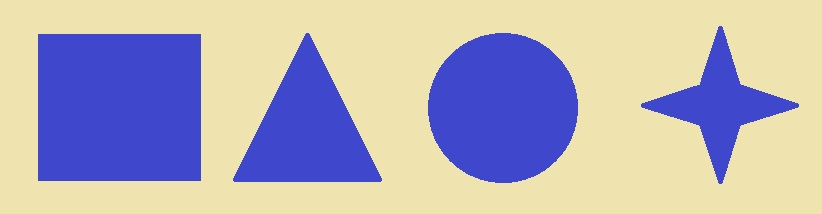
#> input picture soft/p1_primeri/primer1/primer1_train.jpg, 822 x 214 px
$ jupyter execute --allow-errors P1_primer1.ipynb   (shell and % lines are left out)   (Python 2 division)   (older library calls are emulated)
#> lines starting #> are read from the running program, lines starting #| are printed output that depends on the picture; after the words box and inside, x2 and y2 are one past the last pixel; in counts of white or black regions, pixels touching at a corner belong together
### Primer 1 - prepoznavanje oblika

* Sliku **primer1_train.jpg** koristiti za obučavanje veštačke neuronske mreže
* Nakon obučavanja, na slici **primer1_test.jpg** prebrojati oblike na slici (kvadrat, trougao, krug, zvezda),
tj. pronaći broj koliko se primera svakog oblika nalazi na zadatoj slici.
Takođe, neophodno je razlikovati velike i male oblike - rešenje treba da bude npr. "2 velika kvadrata, 3 mala kvadrata, 2 velika trougla, 7 malih trouglova, ... itd"

[cell 1]
#import potrebnih biblioteka
import cv2
import collections
import numpy as np
import scipy as sc
import matplotlib.pyplot as plt

# k-means
from sklearn.cluster import KMeans

# keras
from keras.models import Sequential
from keras.layers.core import Dense,Activation
from keras.optimizers import SGD

import matplotlib.pylab as pylab
pylab.rcParams['figure.figsize'] = 16, 12 # za prikaz većih slika i plotova, zakomentarisati ako nije potrebno

#Funkcionalnost implementirana u V1
def load_image(path):
#> called with path = 'primer1_train.jpg'
    return cv2.cvtColor(cv2.imread(path), cv2.COLOR_BGR2RGB)
def image_gray(image):
    return cv2.cvtColor(image, cv2.COLOR_RGB2GRAY)
#> returned value: shape (214, 822)
def image_bin(image_gs):
    ret,image_bin = cv2.threshold(image_gs, 127, 255, cv2.THRESH_BINARY)
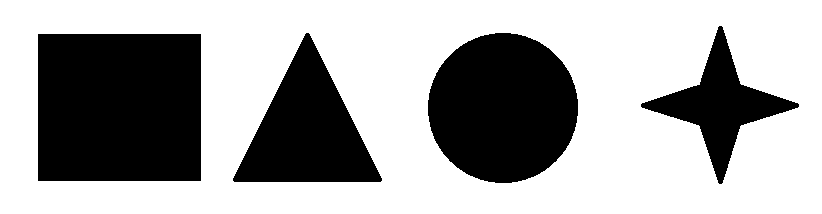
#> image_bin: shape (214, 822); 65.9% white; 4 black regions, box (x1, y1, x2, y2) and area: (38, 34, 201, 181) 23961, (428, 33, 578, 183) 17654, (233, 33, 382, 182) 11541, (641, 26, 799, 184) 6909
    return image_bin
def image_bin_adaptive(image_gs):
    image_bin = cv2.adaptiveThreshold(image_gs, 255, cv2.ADAPTIVE_THRESH_MEAN_C, cv2.THRESH_BINARY, 35, 10)
    return image_bin
def invert(image):
    return 255-image
def display_image(image, color= False):
    if color:
        plt.imshow(image)
    else:
        plt.imshow(image, 'gray')
def dilate(image):
    kernel = np.ones((3,3)) # strukturni element 3x3 blok
#> kernel = [[1, 1, 1], [1, 1, 1], [1, 1, 1]]
    return cv2.dilate(image, kernel, iterations=1)
#> returned value: shape (214, 822); 67.2% white; 4 black regions, box (x1, y1, x2, y2) and area: (39, 35, 200, 180) 23345, (429, 34, 577, 182) 17058, (234, 34, 381, 181) 10949, (642, 27, 798, 183) 6281
def erode(image):
    kernel = np.ones((3,3)) # strukturni element 3x3 blok
#> kernel = [[1, 1, 1], [1, 1, 1], [1, 1, 1]]
    return cv2.erode(image, kernel, iterations=1)

#Funkcionalnost implementirana u V2
def resize_region(region):
    resized = cv2.resize(region,(28,28), interpolation = cv2.INTER_NEAREST)
    return resized
def scale_to_range(image):
    return image / 255
def matrix_to_vector(image):
    return image.flatten()
def prepare_for_ann(regions):
    ready_for_ann = []
    for region in regions:
        ready_for_ann.append(matrix_to_vector(scale_to_range(region)))
    return ready_for_ann
def convert_output(outputs):
    return np.eye(len(outputs))
def winner(output):
    return max(enumerate(output), key=lambda x: x[1])[0]

def remove_noise(binary_image):
    ret_val = erode(erode(dilate(binary_image)))
#> in erode (call 2), `return cv2.erode(image, kernel, iterations=1)`: returned value: shape (214, 822); 64.5% white; 4 black regions, box (x1, y1, x2, y2) and area: (37, 33, 202, 182) 24585, (427, 32, 579, 184) 18258, (232, 32, 383, 183) 12141, (640, 25, 800, 185) 7545
    ret_val = invert(ret_val)
#> in invert, `return 255-image`: returned value: shape (214, 822); 35.5% white; 4 white regions
    return ret_val

[cell 2]
def select_roi(image_orig, image_bin):
    '''Oznaciti regione od interesa na originalnoj slici. (ROI = regions of interest)
        Za svaki region napraviti posebnu sliku dimenzija 28 x 28.
        Za označavanje regiona koristiti metodu cv2.boundingRect(contour).
        Kao povratnu vrednost vratiti originalnu sliku na kojoj su obeleženi regioni
        i niz slika koje predstavljaju regione sortirane po rastućoj vrednosti x ose
    '''
    img, contours, hierarchy = cv2.findContours(image_bin.copy(), cv2.RETR_EXTERNAL, cv2.CHAIN_APPROX_SIMPLE)
    regions = []
    props = []
    sizes = []
    for contour in contours:
        x,y,w,h = cv2.boundingRect(contour)
        region = image_bin[y:y+h+1,x:x+w+1];
        props.append((x, w*h, resize_region(region)))
        cv2.rectangle(image_orig,(x,y),(x+w,y+h),(0,255,0),2)

    props = sorted(props)

    #print [(y,x) for y,x,w,h,region in props]
    sizes = [size for x,size,region in props]
    regions = [region for x,size,region in props]

    return image_orig, regions, sizes

[cell 3]
img_train = load_image('primer1_train.jpg')
img_train_bin = remove_noise(image_bin(image_gray(img_train)))
display_image(img_train_bin)

img, contours, hierarchy = cv2.findContours(img_train_bin, cv2.RETR_EXTERNAL, cv2.CHAIN_APPROX_SIMPLE)
#> contours = 4 contours; box (x1, y1, x2, y2) and area: (37, 33, 202, 182) 24272, (427, 32, 579, 184) 18042, (232, 32, 383, 183) 11914, (640, 25, 800, 185) 7304

img = img_train.copy()
cv2.drawContours(img, contours, -1, (255,0,0), 1)
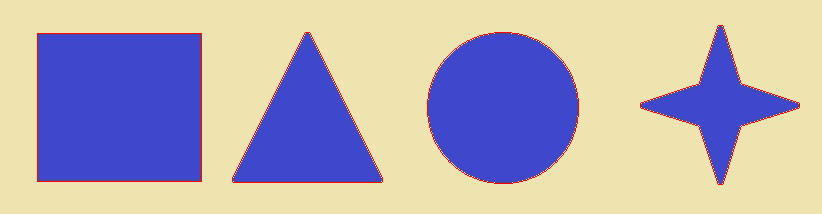
#> img: shape (214, 822, 3); mean R, G, B 179.2, 171.3, 182.5
plt.imshow(img)

[cell 4]
def create_ann():
    '''
    Implementirati veštačku neuronsku mrežu sa 28x28 ulaznih neurona i jednim skrivenim slojem od 128 neurona.
    Odrediti broj izlaznih neurona. Aktivaciona funkcija je sigmoid.
    '''
    ann = Sequential()
    # Postaviti slojeve neurona mreže 'ann'
    ann.add(Dense(128, input_dim=28 * 28, activation='sigmoid'))
    ann.add(Dense(4, activation='sigmoid'))
    return ann

# [12 lines left out: function train_ann, not called in this run]

[cell 5]
img_train = load_image('primer1_train.jpg')
img_train_bin = remove_noise(image_bin(image_gray(img_train)))
sel_img_train, shapes, sizes = select_roi(img_train.copy(), img_train_bin)
#> the loop in select_roi, `for contour in contours:` made 4 passes
#> (x, y, w, h) on passes 2 to 4: (427, 32, 152, 152), (232, 32, 151, 151), (640, 25, 160, 160)
#> (contour, x, y, w, h) on pass 1: ([[37, 33], [37, 181], [201, 181], [201, 33]], 37, 33, 165, 149)
#> pass 1, in select_roi, `region = image_bin[y:y+h+1,x:x+w+1];`:
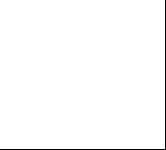
#> region: shape (150, 166); 98.7% white; black in thin lines or dots
#> after the loop in select_roi, `for contour in contours:`:
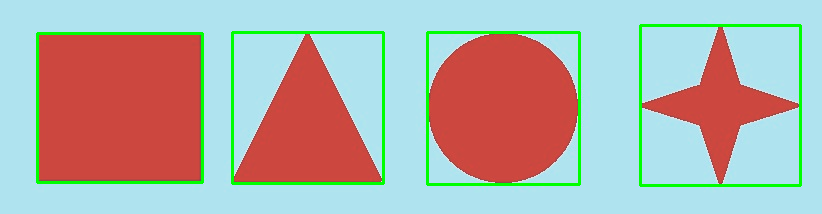
#> image_orig: shape (214, 822, 3); mean of channels 0, 1, 2 169.2, 175.3, 177.3; drawn as B, G, R
#> after the loop in select_roi, `for contour in contours:`:
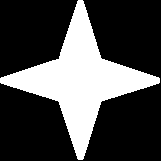
#> region: shape (161, 161); 29.1% white; 1 white region, box (x1, y1, x2, y2) and area: (0, 0, 160, 160) 7545
#> after the loop in select_roi, `for contour in contours:`: props = 4 items
#> in select_roi, `sizes = [size for x,size,region in props]`: sizes = [24585, 22801, 23104, 25600]
#> in select_roi, `regions = [region for x,size,region in props]`: regions = 4 items
#> shapes = 4 items; sizes = [24585, 22801, 23104, 25600]

inputs = prepare_for_ann(shapes)
#> the loop in prepare_for_ann, `for region in regions:` made 4 passes
#> after the loop in prepare_for_ann, `for region in regions:`: ready_for_ann = 4 items
#> inputs = 4 items
alphabet = ['square', 'triangle', 'circle', 'star']
outputs = convert_output(alphabet)
#> (the rest of this cell did not finish here and is left out)

[cell 6]
# [30 lines left out: function display_result, not called in this run]

[cell 7]
img_test = load_image('primer1_test.jpg')
#> call 3 of load_image, with path = 'primer1_test.jpg'
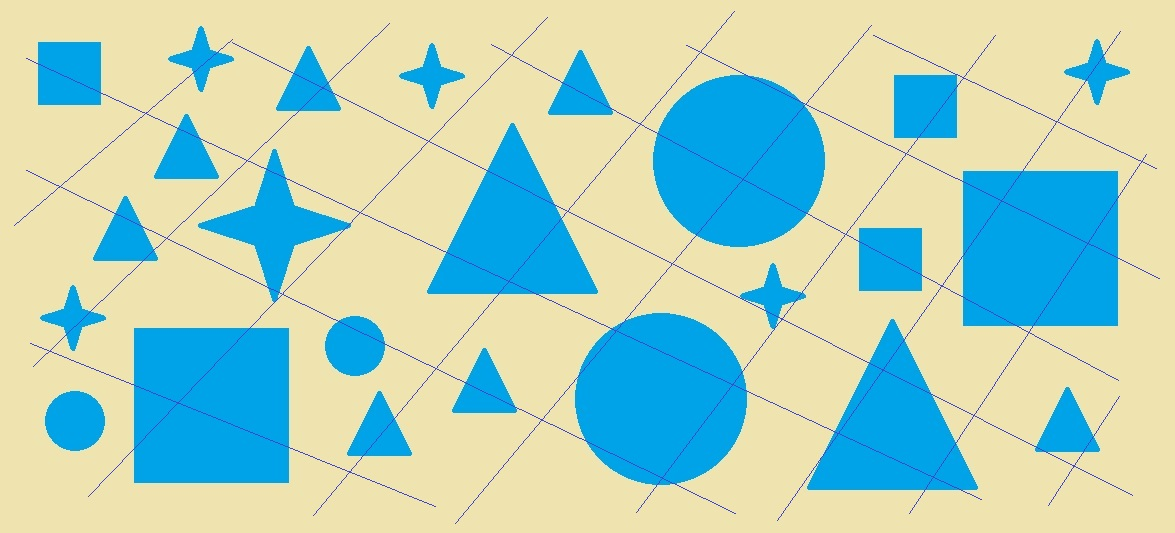
#> input picture soft/p1_primeri/primer1/primer1_test.jpg, 1175 x 533 px
img_test_bin = remove_noise(image_bin(image_gray(img_test)))
#> in image_gray (call 3), `return cv2.cvtColor(image, cv2.COLOR_RGB2GRAY)`:
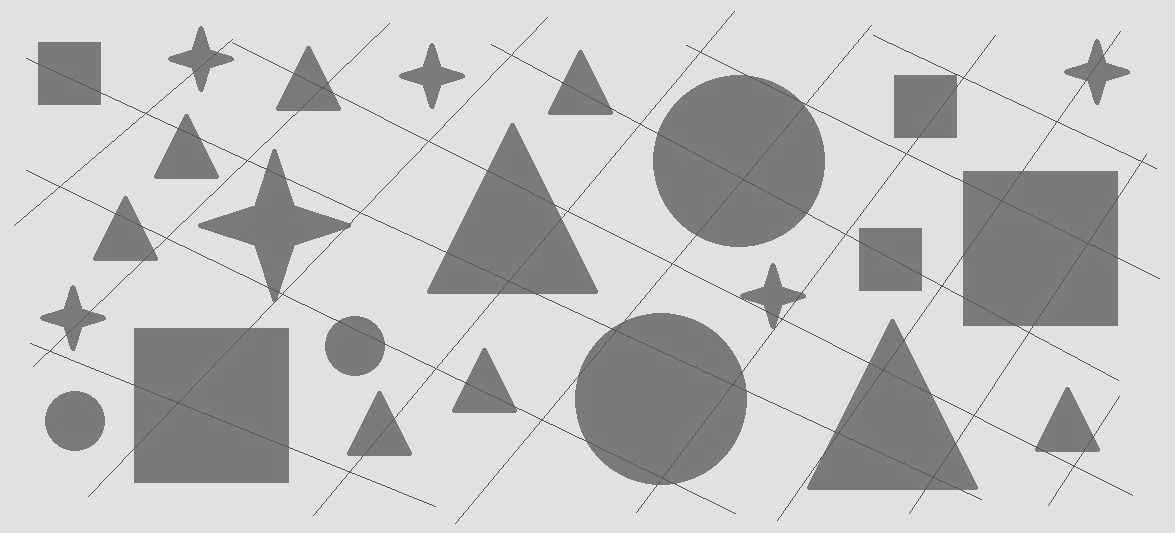
#> returned value: shape (533, 1175); min 76, max 238, mean 195.4
#> in image_bin (call 3), `ret,image_bin = cv2.threshold(image_gs, 127, 255, cv2.THRESH_BINARY)`: image_bin: shape (533, 1175); 71.8% white; 3 black regions, box (x1, y1, x2, y2) and area: (14, 11, 1160, 524) 172286, (45, 391, 105, 451) 2809, (399, 43, 465, 109) 1390
#> in dilate (call 3), `return cv2.dilate(image, kernel, iterations=1)`: returned value: shape (533, 1175); 74.6% white; 40 black regions (15 under 20 px), largest, box (x1, y1, x2, y2) and area: (135, 329, 288, 482) 23136, (964, 172, 1117, 325) 23127, (576, 314, 746, 484) 22094
#> in erode (call 5), `return cv2.erode(image, kernel, iterations=1)`: returned value: shape (533, 1175); 72.8% white; 25 black regions, largest, box (x1, y1, x2, y2) and area: (963, 171, 1118, 326) 23978, (134, 328, 289, 483) 23978, (575, 313, 747, 485) 23076
#> in erode (call 6), `return cv2.erode(image, kernel, iterations=1)`:
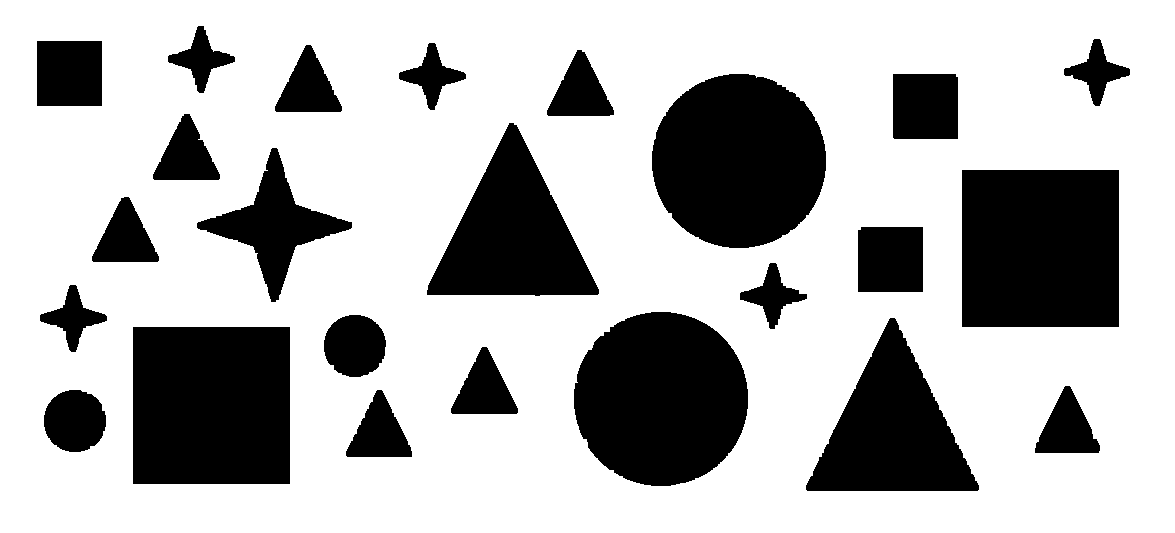
#> returned value: shape (533, 1175); 71.2% white; 24 black regions, largest, box (x1, y1, x2, y2) and area: (962, 170, 1119, 327) 24649, (133, 327, 290, 484) 24649, (652, 74, 826, 248) 23841
#> in invert (call 3), `return 255-image`: returned value: shape (533, 1175); 28.8% white; 24 white regions

display_image(img_test_bin)
sel_img_test, shapes, sizes = select_roi(img_test.copy(), img_test_bin)
#> in select_roi (call 2), `img, contours, hierarchy = cv2.findContours(image_bin.copy(), cv2.RETR..`: contours = 24 contours; largest, box (x1, y1, x2, y2) and area: (133, 327, 290, 484) 24336, (962, 170, 1119, 327) 24336, (652, 74, 826, 248) 23580, (574, 312, 748, 486) 23572, (427, 123, 599, 296) 15540
#> the loop in select_roi (call 2), `for contour in contours:` made 24 passes
#> (x, y, w, h) on passes 1, 2, 3, 4, 6, 7, 8, 9, 10, 11, 12, 14: (346, 390, 66, 67), (44, 390, 62, 62), (1035, 386, 65, 67), (451, 347, 67, 67), (806, 318, 173, 173), (324, 315, 62, 62), (574, 312, 174, 174), (40, 285, 67, 67), (740, 263, 67, 66), (858, 227, 65, 65), (92, 197, 67, 65), (197, 148, 155, 154)
#> (contour, x, y, w, h) on passes 5, 13, 22: ([[133, 327], [133, 483], [289, 483], [289, 327]], 133, 327, 157, 157), ([[962, 170], [962, 326], [1118, 326], [1118, 170]], 962, 170, 157, 157), ([[37, 41], [37, 105], [101, 105], [101, 41]], 37, 41, 65, 65)
#> after the loop in select_roi (call 2), `for contour in contours:`:
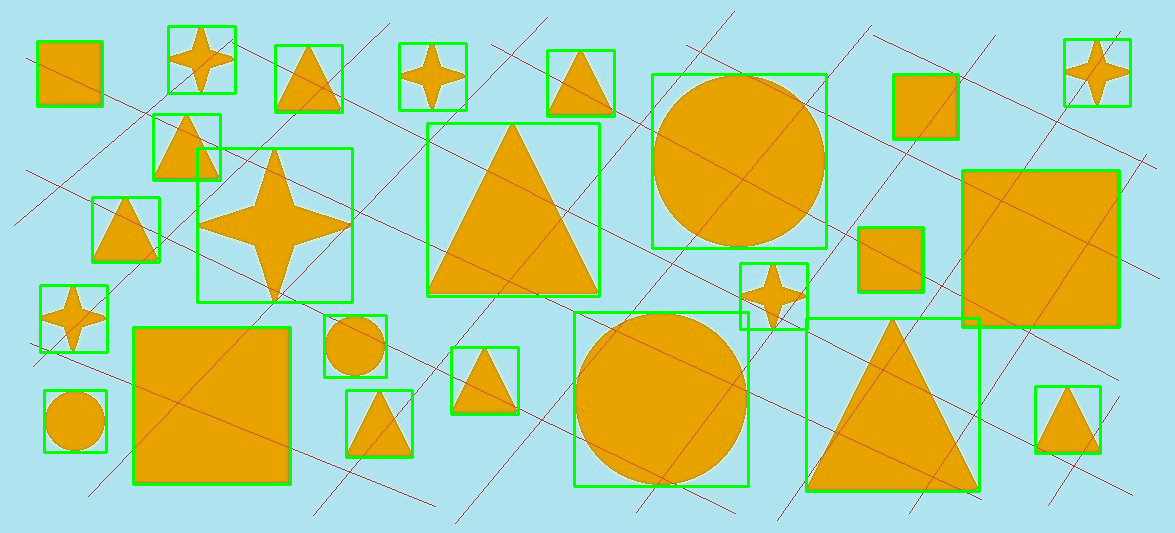
#> image_orig: shape (533, 1175, 3); mean of channels 0, 1, 2 162.9, 209.2, 182.8; drawn as B, G, R
#> after the loop in select_roi (call 2), `for contour in contours:`:
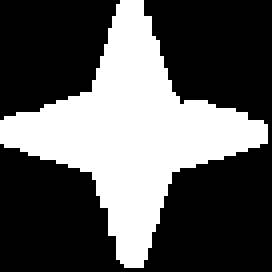
#> region: shape (68, 68) (shown 4 times larger); 35.3% white; 1 white region, box (x1, y1, x2, y2) and area: (0, 0, 67, 67) 1633
#> after the loop in select_roi (call 2), `for contour in contours:`: props = 24 items
#> in select_roi (call 2), `sizes = [size for x,size,region in props]`: sizes = [4225, 4489, 3844, 4355, 24649, 4422, 4489, 23870, 4489, 3844, 4422, 4489, 29756, 4489, 4422, 30276, 30276, 4422, 29929, 4225, 4225, 24649, 4355, 4422]
#> in select_roi (call 2), `regions = [region for x,size,region in props]`: regions = 24 items
#> shapes = 24 items

sizes = np.array(sizes).reshape(len(sizes), 1)
#> sizes = 24 values, max 30276 at index 15, min 3844 at index 2, mean 11126.4
k_means_test = KMeans(n_clusters=2, max_iter=2000, tol=0.00001, n_init=10)
k_means_test.fit(sizes)

inputs = prepare_for_ann(shapes)
#> the loop in prepare_for_ann (call 2), `for region in regions:` made 24 passes
#> inputs = 24 items
#> (the rest of this cell did not finish here and is left out)
